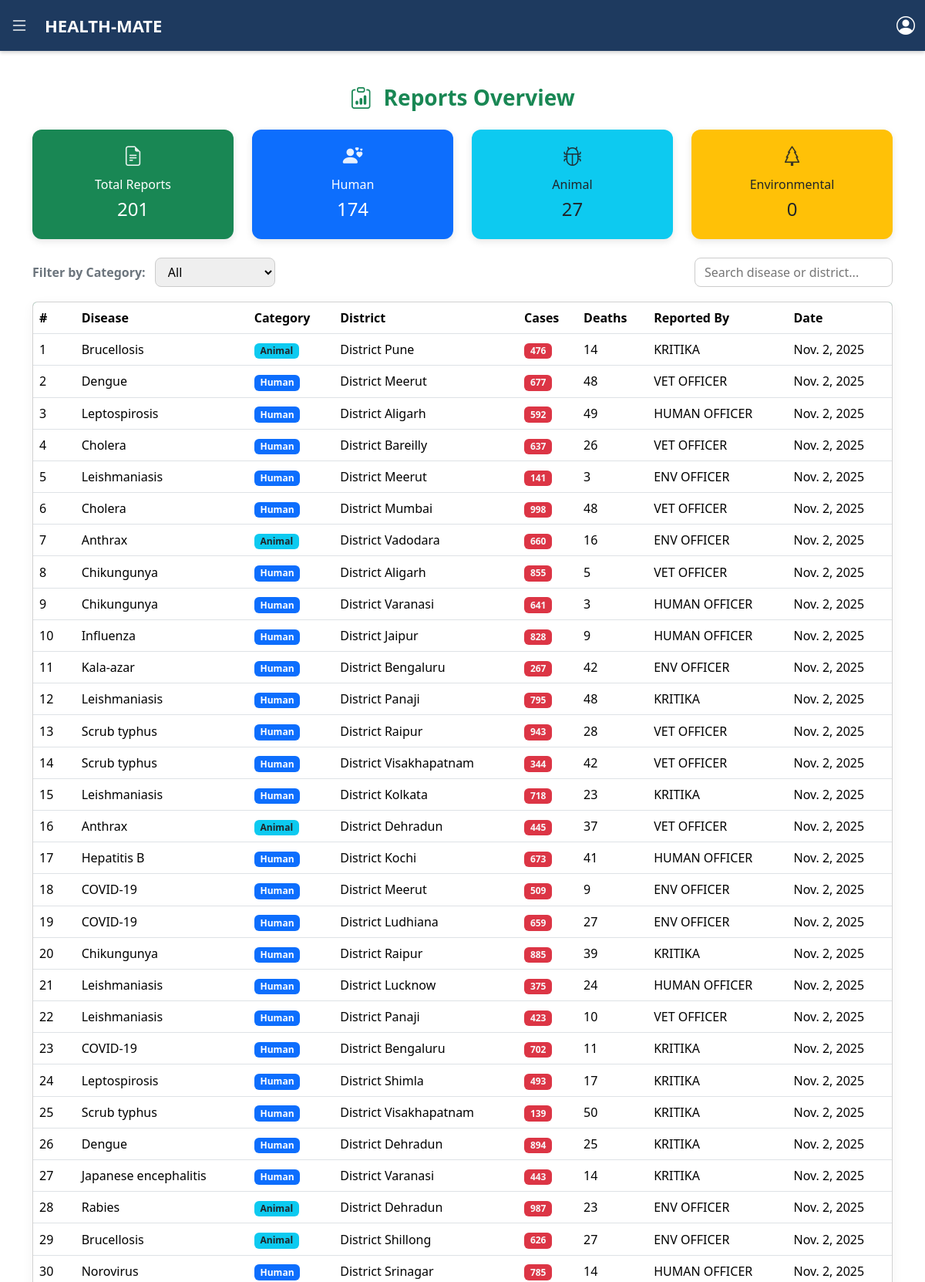
The page /manage-reports/ (signed in, upper part) on the database its author committed.
### test1/models.py (models this page shows, shortened)
class Report(models.Model):
    district = models.ForeignKey(District, on_delete=models.CASCADE)
    disease = models.ForeignKey(Disease, on_delete=models.CASCADE)
    date_reported = models.DateField(auto_now_add=True)
    number_of_cases = models.PositiveIntegerField()
    deaths = models.PositiveIntegerField(default=0)
    source = models.CharField(max_length=100, blank=True)
    reporter = models.ForeignKey(UserProfile, on_delete=models.SET_NULL, null=True)

class Disease(models.Model):
    CATEGORY_CHOICES = [
        ('human', 'Human'),
        ('animal', 'Animal'),
        ('environmental', 'Environmental'),
    ]
    name = models.CharField(max_length=100)
    category = models.CharField(max_length=20, choices=CATEGORY_CHOICES)
    symptoms = models.TextField(blank=True)
    severity = models.CharField(max_length=50, blank=True)

class District(models.Model):
    name = models.CharField(max_length=100)
    state = models.CharField(max_length=100)
    population = models.PositiveIntegerField(null=True, blank=True)

class UserProfile(models.Model):
    ROLE_CHOICES = [
        ('admin', 'Admin'),
        ('health_worker', 'Health Worker'),
        ('veterinary_officer', 'Veterinary Officer'),
        ('environment_officer', 'Environment Officer'),
    ]
    user = models.OneToOneField(User, on_delete=models.CASCADE)
    role = models.CharField(max_length=30, choices=ROLE_CHOICES)
    phone = models.CharField(max_length=15, blank=True)
    district = models.CharField(max_length=100, blank=True)

### test1/views.py (the view)
# urls.py: path('manage-reports/', views.manage_reports, name='manage_reports'),
@login_required
def manage_reports(request):
    reports = Report.objects.select_related('disease', 'district', 'reporter__user')
    total_reports = reports.count()
    human_reports = reports.filter(disease__category='human').count()
    animal_reports = reports.filter(disease__category='animal').count()
    environmental_reports = reports.filter(disease__category='environmental').count()
    context = {
        'reports': reports,
        'total_reports': total_reports,
        'human_reports': human_reports,
        'animal_reports': animal_reports,
        'environmental_reports': environmental_reports,
    }
    return render(request, 'test1/manage_reports.html', context)

### test1/templates/test1/manage_reports.html (shortened to what this page needs)
{% extends 'test1/base.html' %}
{% block content %}
<div class="container py-4">
  <h3 class="fw-bold text-success mb-4 text-center">
    <i class="bi bi-clipboard-data me-2"></i> Reports Overview
  </h3>
  <div class="row text-center mb-4">
    <div class="col-md-3">
      <div class="summary-box bg-success">
        <i class="bi bi-file-earmark-text"></i>
        <h6 class="mt-2">Total Reports</h6>
        <h4>{{ total_reports }}</h4>
      </div>
    </div>
    <div class="col-md-3">
      <div class="summary-box bg-primary">
        <i class="bi bi-person-hearts"></i>
        <h6 class="mt-2">Human</h6>
        <h4>{{ human_reports }}</h4>
      </div>
    </div>
    <div class="col-md-3">
      <div class="summary-box bg-info text-dark">
        <i class="bi bi-bug"></i>
        <h6 class="mt-2">Animal</h6>
        <h4>{{ animal_reports }}</h4>
      </div>
    </div>
    <div class="col-md-3">
      <div class="summary-box bg-warning text-dark">
        <i class="bi bi-tree"></i>
        <h6 class="mt-2">Environmental</h6>
        <h4>{{ environmental_reports }}</h4>
      </div>
    </div>
  </div>
  <div class="filter-bar">
    <div class="filter-box">
      <label class="fw-semibold me-2 text-secondary">Filter by Category:</label>
      <select id="categoryFilter">
        <option value="all">All</option>
      </select>
    </div>
    <div class="filter-box">
      <input type="text" id="searchBox" placeholder="Search disease or district...">
    </div>
  </div>
  <div class="card table-card">
    <div class="card-body p-0">
      <div class="table-responsive">
        <table class="table align-middle mb-0" id="reportTable">
          <thead>
            <tr>
              <th>#</th>
              <th>Disease</th>
              <th>Category</th>
              <th>District</th>
              <th>Cases</th>
              <th>Deaths</th>
              <th>Reported By</th>
              <th>Date</th>
            </tr>
          </thead>
          <tbody>
            {% for r in reports %}
            <tr data-category="{{ r.disease.category }}">
              <td>{{ forloop.counter }}</td>
              <td>{{ r.disease.name }}</td>
              <td>
                {% if r.disease.category == "human" %}
                  <span class="badge bg-primary">Human</span>
                {% elif r.disease.category == "animal" %}
                  <span class="badge bg-info text-dark">Animal</span>
                {% else %}
                  <span class="badge bg-warning text-dark">Environmental</span>
                {% endif %}
              </td>
              <td>{{ r.district.name }}</td>
              <td>
                {% if r.number_of_cases > 100 %}
                  <span class="badge bg-danger text-light">{{ r.number_of_cases }}</span>
                {% elif r.number_of_cases > 50 %}
                  <span class="badge bg-warning text-dark">{{ r.number_of_cases }}</span>
                {% else %}
                  <span class="badge bg-success">{{ r.number_of_cases }}</span>
                {% endif %}
              </td>
              <td>{{ r.deaths }}</td>
              <td>{{ r.reporter.user.username|default:"—" }}</td>
              <td>{{ r.date_reported }}</td>
            </tr>
            {% empty %}
            <tr>
              <td colspan="8" class="text-center text-muted py-4">No reports available.</td>
            </tr>
            {% endfor %}
          </tbody>
        </table>
      </div>
    </div>
  </div>
</div>
{% endblock %}

### test1/templates/test1/base.html (style rules this page uses)
body { margin: 0; padding: 0; font-family: "Poppins", sans-serif; background-color: #f8fafc; }

### test1/templates/test1/navbar.html (style rules this page uses)
body { margin: 0; font-family: "Poppins", sans-serif; }

### test1/templates/test1/manage_reports.html (style rules this page uses)
.table-card { border: none; border-radius: 12px; box-shadow: 0 4px 15px rgba(0,0,0,0.05); overflow: hidden; }
.table thead { background-color: #198754; color: white; }
.table tbody tr { transition: transform 0.1s ease, background 0.2s ease; }
.summary-box { border-radius: 12px; color: white; padding: 1rem; box-shadow: 0 3px 10px rgba(0,0,0,0.1); }
.summary-box i { font-size: 1.6rem; opacity: 0.9; }
.filter-bar { display: flex; justify-content: space-between; align-items: center; margin-bottom: 1.2rem; flex-wrap: wrap; gap: 10px; }
.filter-box select, .filter-box input { border-radius: 8px; padding: 6px 12px; border: 1px solid #ccc; }

### rows shown on the page
Report: disease.name "Brucellosis", shows "Animal", district.name "District Pune", number_of_cases "476", deaths "14", reporter.user.username "KRITIKA", date_reported "Nov. 2, 2025"
Report: disease.name "Dengue", shows "Human", district.name "District Meerut", number_of_cases "677", deaths "48", reporter.user.username "VET OFFICER", date_reported "Nov. 2, 2025"
Report: disease.name "Leptospirosis", shows "Human", district.name "District Aligarh", number_of_cases "592", deaths "49", reporter.user.username "HUMAN OFFICER", date_reported "Nov. 2, 2025"
Report: disease.name "Cholera", shows "Human", district.name "District Bareilly", number_of_cases "637", deaths "26", reporter.user.username "VET OFFICER", date_reported "Nov. 2, 2025"
Report: disease.name "Leishmaniasis", shows "Human", district.name "District Meerut", number_of_cases "141", deaths "3", reporter.user.username "ENV OFFICER", date_reported "Nov. 2, 2025"
Report: disease.name "Cholera", shows "Human", district.name "District Mumbai", number_of_cases "998", deaths "48", reporter.user.username "VET OFFICER", date_reported "Nov. 2, 2025"
Report: disease.name "Anthrax", shows "Animal", district.name "District Vadodara", number_of_cases "660", deaths "16", reporter.user.username "ENV OFFICER", date_reported "Nov. 2, 2025"
Report: disease.name "Chikungunya", shows "Human", district.name "District Aligarh", number_of_cases "855", deaths "5", reporter.user.username "VET OFFICER", date_reported "Nov. 2, 2025"
Report: disease.name "Chikungunya", shows "Human", district.name "District Varanasi", number_of_cases "641", deaths "3", reporter.user.username "HUMAN OFFICER", date_reported "Nov. 2, 2025"
Report: disease.name "Influenza", shows "Human", district.name "District Jaipur", number_of_cases "828", deaths "9", reporter.user.username "HUMAN OFFICER", date_reported "Nov. 2, 2025"
Report: disease.name "Kala-azar", shows "Human", district.name "District Bengaluru", number_of_cases "267", deaths "42", reporter.user.username "ENV OFFICER", date_reported "Nov. 2, 2025"
Report: disease.name "Leishmaniasis", shows "Human", district.name "District Panaji", number_of_cases "795", deaths "48", reporter.user.username "KRITIKA", date_reported "Nov. 2, 2025"
Report: disease.name "Scrub typhus", shows "Human", district.name "District Raipur", number_of_cases "943", deaths "28", reporter.user.username "VET OFFICER", date_reported "Nov. 2, 2025"
Report: disease.name "Scrub typhus", shows "Human", district.name "District Visakhapatnam", number_of_cases "344", deaths "42", reporter.user.username "VET OFFICER", date_reported "Nov. 2, 2025"
Report: disease.name "Leishmaniasis", shows "Human", district.name "District Kolkata", number_of_cases "718", deaths "23", reporter.user.username "KRITIKA", date_reported "Nov. 2, 2025"
Report: disease.name "Anthrax", shows "Animal", district.name "District Dehradun", number_of_cases "445", deaths "37", reporter.user.username "VET OFFICER", date_reported "Nov. 2, 2025"
Report: disease.name "Hepatitis B", shows "Human", district.name "District Kochi", number_of_cases "673", deaths "41", reporter.user.username "HUMAN OFFICER", date_reported "Nov. 2, 2025"
Report: disease.name "COVID-19", shows "Human", district.name "District Meerut", number_of_cases "509", deaths "9", reporter.user.username "ENV OFFICER", date_reported "Nov. 2, 2025"
Report: disease.name "COVID-19", shows "Human", district.name "District Ludhiana", number_of_cases "659", deaths "27", reporter.user.username "ENV OFFICER", date_reported "Nov. 2, 2025"
Report: disease.name "Chikungunya", shows "Human", district.name "District Raipur", number_of_cases "885", deaths "39", reporter.user.username "KRITIKA", date_reported "Nov. 2, 2025"
Report: disease.name "Leishmaniasis", shows "Human", district.name "District Lucknow", number_of_cases "375", deaths "24", reporter.user.username "HUMAN OFFICER", date_reported "Nov. 2, 2025"
Report: disease.name "Leishmaniasis", shows "Human", district.name "District Panaji", number_of_cases "423", deaths "10", reporter.user.username "VET OFFICER", date_reported "Nov. 2, 2025"
Report: disease.name "COVID-19", shows "Human", district.name "District Bengaluru", number_of_cases "702", deaths "11", reporter.user.username "KRITIKA", date_reported "Nov. 2, 2025"
Report: disease.name "Leptospirosis", shows "Human", district.name "District Shimla", number_of_cases "493", deaths "17", reporter.user.username "KRITIKA", date_reported "Nov. 2, 2025"
Report: disease.name "Scrub typhus", shows "Human", district.name "District Visakhapatnam", number_of_cases "139", deaths "50", reporter.user.username "KRITIKA", date_reported "Nov. 2, 2025"
Report: disease.name "Dengue", shows "Human", district.name "District Dehradun", number_of_cases "894", deaths "25", reporter.user.username "KRITIKA", date_reported "Nov. 2, 2025"
Report: disease.name "Japanese encephalitis", shows "Human", district.name "District Varanasi", number_of_cases "443", deaths "14", reporter.user.username "KRITIKA", date_reported "Nov. 2, 2025"
Report: disease.name "Rabies", shows "Animal", district.name "District Dehradun", number_of_cases "987", deaths "23", reporter.user.username "ENV OFFICER", date_reported "Nov. 2, 2025"
Report: disease.name "Brucellosis", shows "Animal", district.name "District Shillong", number_of_cases "626", deaths "27", reporter.user.username "ENV OFFICER", date_reported "Nov. 2, 2025"
Report: disease.name "Norovirus", shows "Human", district.name "District Srinagar", number_of_cases "785", deaths "14", reporter.user.username "HUMAN OFFICER", date_reported "Nov. 2, 2025"

### other values the page prints
{{ total_reports }} "201"
{{ human_reports }} "174"
{{ animal_reports }} "27"
{{ environmental_reports }} "0"
